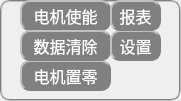
  <widget class="QGroupBox" name="groupBox_3">
   <property name="geometry">
    <rect>
     <x>1220</x>
     <y>170</y>
     <width>181</width>
     <height>101</height>
    </rect>
   </property>
   <property name="styleSheet">
    <string notr="true">border:2px groove gray;
border-radius:10px;
padding:2px 4px;</string>
   </property>
   <property name="title">
    <string/>
   </property>
   <widget class="QPushButton" name="setMotorEnableBtn">
    <property name="geometry">
     <rect>
      <x>20</x>
      <y>0</y>
      <width>91</width>
      <height>31</height>
     </rect>
    </property>
    <property name="sizePolicy">
     <sizepolicy hsizetype="Preferred" vsizetype="Preferred">
      <horstretch>0</horstretch>
      <verstretch>0</verstretch>
     </sizepolicy>
    </property>
    <property name="font">
     <font>
      <family>Agency FB</family>
      <pointsize>12</pointsize>
      <weight>50</weight>
      <italic>false</italic>
      <bold>false</bold>
     </font>
    </property>
    <property name="styleSheet">
     <string notr="true">QPushButton{
	font: 12pt &quot;Agency FB&quot;;

	color: rgb(0, 170, 0);
background-color:gray;
color: white;   border-radius: 10px;  
border: 2px groove gray;                                            
border-style: outset;
}
QPushButton:hover{
background-color:white; color: black;
}
QPushButton:pressed{
background-color:rgb(85, 170, 255);                                                           border-style: inset; 
}</string>
    </property>
    <property name="text">
     <string>电机使能</string>
    </property>
   </widget>
   <widget class="QPushButton" name="setZeroBtn">
    <property name="geometry">
     <rect>
      <x>20</x>
      <y>60</y>
      <width>91</width>
      <height>31</height>
     </rect>
    </property>
    <property name="sizePolicy">
     <sizepolicy hsizetype="Preferred" vsizetype="Preferred">
      <horstretch>0</horstretch>
      <verstretch>0</verstretch>
     </sizepolicy>
    </property>
    <property name="font">
     <font>
      <family>Agency FB</family>
      <pointsize>12</pointsize>
      <weight>50</weight>
      <italic>false</italic>
      <bold>false</bold>
     </font>
    </property>
    <property name="styleSheet">
     <string notr="true">QPushButton{
	font: 12pt &quot;Agency FB&quot;;

	color: rgb(0, 170, 0);
background-color:gray;
color: white;   border-radius: 10px;  
border: 2px groove gray;                                            
border-style: outset;
}
QPushButton:hover{
background-color:white; color: black;
}
QPushButton:pressed{
background-color:rgb(85, 170, 255);                                                           border-style: inset; 
}</string>
    </property>
    <property name="text">
     <string>电机置零</string>
    </property>
   </widget>
   <widget class="QPushButton" name="pushButtonDataClean">
    <property name="geometry">
     <rect>
      <x>20</x>
      <y>30</y>
      <width>91</width>
      <height>31</height>
     </rect>
    </property>
    <property name="sizePolicy">
     <sizepolicy hsizetype="Preferred" vsizetype="Preferred">
      <horstretch>0</horstretch>
      <verstretch>0</verstretch>
     </sizepolicy>
    </property>
    <property name="font">
     <font>
      <family>Agency FB</family>
      <pointsize>12</pointsize>
      <weight>50</weight>
      <italic>false</italic>
      <bold>false</bold>
     </font>
    </property>
    <property name="styleSheet">
     <string notr="true">QPushButton{
	font: 12pt &quot;Agency FB&quot;;

	color: rgb(0, 170, 0);
background-color:gray;
color: white;   border-radius: 10px;  
border: 2px groove gray;                                            
border-style: outset;
}
QPushButton:hover{
background-color:white; color: black;
}
QPushButton:pressed{
background-color:rgb(85, 170, 255);                                                           border-style: inset; 
}</string>
    </property>
    <property name="text">
     <string>数据清除</string>
    </property>
   </widget>
   <widget class="QPushButton" name="setBtn">
    <property name="geometry">
     <rect>
      <x>110</x>
      <y>30</y>
      <width>51</width>
      <height>31</height>
     </rect>
    </property>
    <property name="sizePolicy">
     <sizepolicy hsizetype="Preferred" vsizetype="Preferred">
      <horstretch>0</horstretch>
      <verstretch>0</verstretch>
     </sizepolicy>
    </property>
    <property name="font">
     <font>
      <family>Agency FB</family>
      <pointsize>12</pointsize>
      <weight>50</weight>
      <italic>false</italic>
      <bold>false</bold>
     </font>
    </property>
    <property name="styleSheet">
     <string notr="true">QPushButton{
	font: 12pt &quot;Agency FB&quot;;

	color: rgb(0, 170, 0);
background-color:gray;
color: white;   border-radius: 10px;  
border: 2px groove gray;                                            
border-style: outset;
}
QPushButton:hover{
background-color:white; color: black;
}
QPushButton:pressed{
background-color:rgb(85, 170, 255);                                                           border-style: inset; 
}</string>
    </property>
    <property name="text">
     <string>设置</string>
    </property>
   </widget>
   <widget class="QPushButton" name="setBtnOutPutData">
    <property name="geometry">
     <rect>
      <x>110</x>
      <y>0</y>
      <width>51</width>
      <height>31</height>
     </rect>
    </property>
    <property name="sizePolicy">
     <sizepolicy hsizetype="Preferred" vsizetype="Preferred">
      <horstretch>0</horstretch>
      <verstretch>0</verstretch>
     </sizepolicy>
    </property>
    <property name="font">
     <font>
      <family>Agency FB</family>
      <pointsize>12</pointsize>
      <weight>50</weight>
      <italic>false</italic>
      <bold>false</bold>
     </font>
    </property>
    <property name="styleSheet">
     <string notr="true">QPushButton{
	font: 12pt &quot;Agency FB&quot;;

	color: rgb(0, 170, 0);
background-color:gray;
color: white;   border-radius: 10px;  
border: 2px groove gray;                                            
border-style: outset;
}
QPushButton:hover{
background-color:white; color: black;
}
QPushButton:pressed{
background-color:rgb(85, 170, 255);                                                           border-style: inset; 
}</string>
    </property>
    <property name="text">
     <string>报表</string>
    </property>
   </widget>
  </widget>
